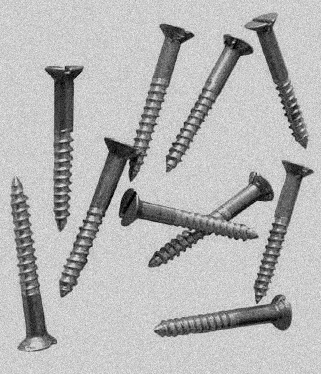
%> input picture Lista 5/imgs_lista_5/I1_r1.bmp, 321 x 374 px; the run also reads 1 picture not shown here
$ octave exercicio_1.m   (GNU Octave 9; MATLAB toolbox functions it lacks are replaced by stand-ins)
%> lines starting %> are read from the running program, lines starting %| are printed output that depends on the picture
% Lista 5 - Estimação da distribuição de ruído aditivo
clc; clear; close all;
pkg load image; % Necessário no Octave para carregar funções como imread, imshow e imcrop

%% 1. Leitura das Imagens
% As imagens I1_r1 e I2_r1 estão contaminadas por ruído gaussiano.
% As imagens I1_r2 e I2_r2 estão contaminadas por ruído uniforme.

img_I1_r1 = imread('Lista 5/imgs_lista_5/I1_r1.bmp');
%> img_I1_r1 is the input picture: size 374x321 uint8; min 0, max 244, mean 180
img_I1_r2 = imread('Lista 5/imgs_lista_5/I1_r2.bmp');
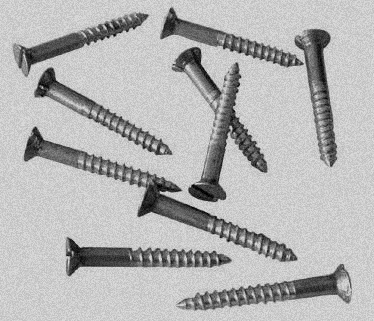
%> input picture Lista 5/imgs_lista_5/I1_r2.bmp, 374 x 321 px
%> img_I1_r2 is the input picture: size 321x374 uint8; min 0, max 220, mean 180
img_I2_r1 = imread('Lista 5/imgs_lista_5/I2_r1.bmp');
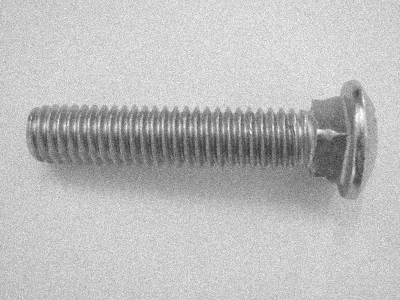
%> input picture Lista 5/imgs_lista_5/I2_r1.bmp, 400 x 300 px
%> img_I2_r1 is the input picture: size 300x400 uint8; min 44, max 255, mean 187.8
img_I2_r2 = imread('Lista 5/imgs_lista_5/I2_r2.bmp');

% Converte para tons de cinza caso alguma imagem seja RGB (garantia)
if size(img_I1_r1, 3) == 3, img_I1_r1 = rgb2gray(img_I1_r1); end
if size(img_I1_r2, 3) == 3, img_I1_r2 = rgb2gray(img_I1_r2); end
if size(img_I2_r1, 3) == 3, img_I2_r1 = rgb2gray(img_I2_r1); end
if size(img_I2_r2, 3) == 3, img_I2_r2 = rgb2gray(img_I2_r2); end

%% 2. Visualização das Imagens
figure('Name', 'Imagens com Ruído', 'Position', [100, 100, 900, 700]);

subplot(2, 2, 1);
imshow(img_I1_r1);
title('I1\_r1 (Ruído Gaussiano)');

subplot(2, 2, 2);
imshow(img_I1_r2);
title('I1\_r2 (Ruído Uniforme)');

subplot(2, 2, 3);
imshow(img_I2_r1);
title('I2\_r1 (Ruído Gaussiano)');

subplot(2, 2, 4);
imshow(img_I2_r2);
title('I2\_r2 (Ruído Uniforme)');

%% 3. Estimação da Distribuição do Ruído
% DICA: A forma mais comum de estimar a distribuição do ruído aditivo em uma
% imagem é extrair o histograma de uma região "plana" (homogênea) da imagem,
% onde a variância se deve quase que exclusivamente ao ruído.

disp('Passo 1: Selecione uma região homogênea na imagem I1_r1 (fundo, sem textura).');
figure('Name', 'Selecione a ROI em I1');
imshow(img_I1_r1);
title('Arraste um retângulo em uma área "plana" e dê um duplo clique.');
%> (the run ends here)
